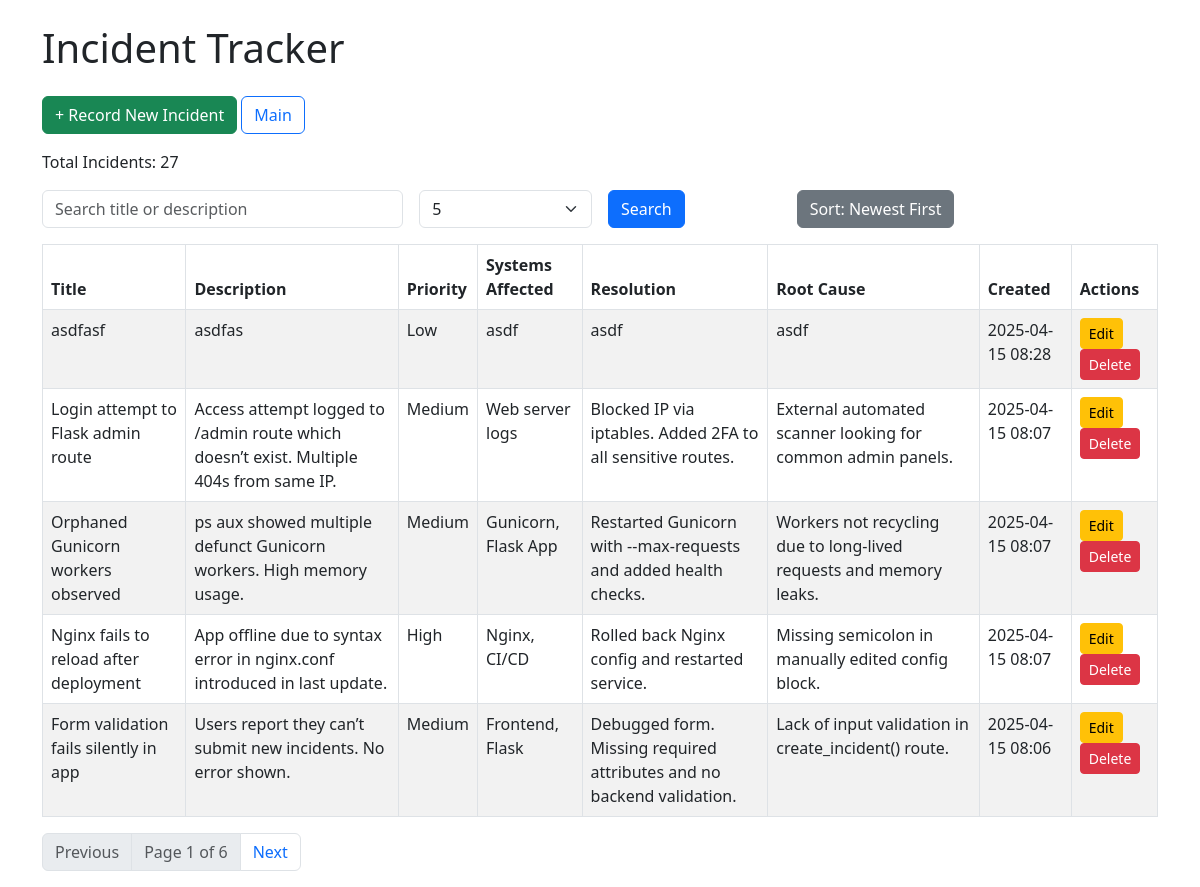
The app's page /, older data.
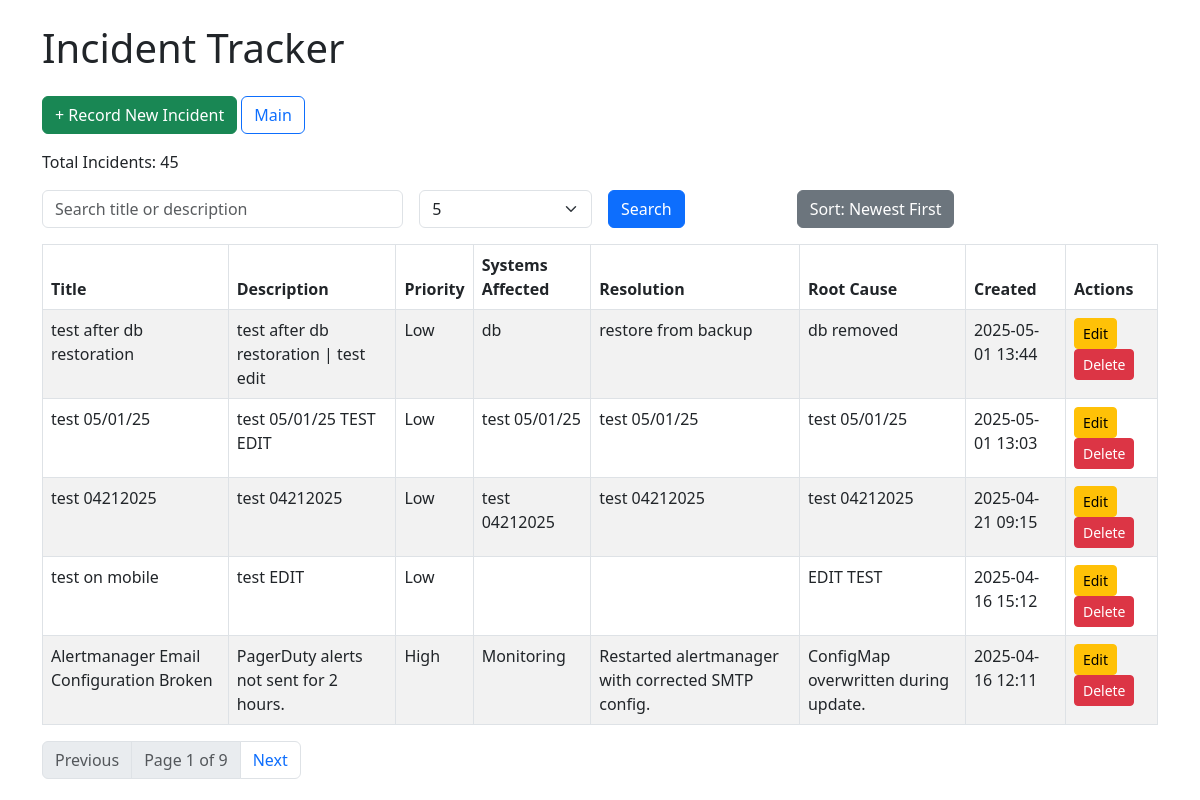
The same page, newer data.
### app.py (models this page shows)
class Incident(db.Model):
    id = db.Column(db.Integer, primary_key=True)
    title = db.Column(db.String(120), nullable=False)
    description = db.Column(db.Text, nullable=False)
    priority = db.Column(db.String(20), nullable=True)
    systems_affected = db.Column(db.String(200), nullable=True)
    resolution = db.Column(db.Text, nullable=True)
    root_cause = db.Column(db.Text, nullable=True)
    created_at = db.Column(db.DateTime, default=datetime.utcnow)
    updated_at = db.Column(db.DateTime, default=datetime.utcnow, onupdate=datetime.utcnow)

### app.py (the view, shortened to what this page needs)
@app.route('/', methods=['GET', 'POST'])
def index():
    error_message = None
    sort_order = request.args.get('sort_order', 'desc')
    search_query = request.args.get('search', '')
    per_page = request.args.get('per_page', 5, type=int)
    page = request.args.get('page', 1, type=int)
    if request.method == 'POST':
        return redirect(url_for('index'))
    query = Incident.query
    if sort_order == 'asc':
        query = query.order_by(Incident.created_at.asc())
    else:
        query = query.order_by(Incident.created_at.desc())
    incidents = query.paginate(page=page, per_page=per_page, error_out=False)
    total_incidents = Incident.query.count()
    return render_template(
        'index.html',
        incidents=incidents.items,
        pagination=incidents,
        error_message=error_message,
        sort_order=sort_order,
        search_query=search_query,
        per_page=per_page,
        total_incidents=total_incidents
    )

### templates/index.html (shortened to what this page needs)
<!DOCTYPE html>
<html lang="en">
<head>
    <link rel="stylesheet" href="https://cdn.jsdelivr.net/npm/bootstrap@5.3.0/dist/css/bootstrap.min.css">
</head>
<body>
<div class="container mt-4">
    <h1 class="mb-4">Incident Tracker</h1>
	<a href="{{ url_for('create_incident') }}" class="btn btn-success mb-3">+ Record New Incident</a>
	<a href="{{ url_for('index') }}" class="btn btn-outline-primary mb-3">Main</a>
    	<p>Total Incidents: {{ total_incidents }}</p>
    <form method="get" class="row g-3 mb-3">
        <div class="col-md-4">
            <input type="text" name="search" class="form-control" placeholder="Search title or description" value="{{ search_query }}">
        </div>
        <div class="col-md-2">
            <select name="per_page" class="form-select">
                <option value="5" {% if per_page == 5 %}selected{% endif %}>5</option>
            </select>
        </div>
        <div class="col-md-2">
            <button type="submit" class="btn btn-primary">Search</button>
        </div>
        <div class="col-md-2">
            <a href="{{ url_for('index', sort_order='asc' if sort_order == 'desc' else 'desc', search=search_query, per_page=per_page) }}" class="btn btn-secondary">
                Sort: {{ 'Oldest First' if sort_order == 'asc' else 'Newest First' }}
            </a>
        </div>
    </form>
    <table class="table table-striped table-bordered">
        <thead>
        <tr>
            <th>Title</th>
            <th>Description</th>
            <th>Priority</th>
            <th>Systems Affected</th>
            <th>Resolution</th>
            <th>Root Cause</th>
            <th>Created</th>
            <th>Actions</th>
        </tr>
        </thead>
        <tbody>
        {% for incident in incidents %}
            <tr>
                <td>{{ incident.title }}</td>
                <td>{{ incident.description }}</td>
                <td>{{ incident.priority }}</td>
                <td>{{ incident.systems_affected }}</td>
                <td>{{ incident.resolution }}</td>
                <td>{{ incident.root_cause }}</td>
                <td>{{ incident.created_at.strftime('%Y-%m-%d %H:%M') }}</td>
                <td>
                    <a href="{{ url_for('edit_incident', incident_id=incident.id) }}" class="btn btn-sm btn-warning">Edit</a>
                    <form action="{{ url_for('delete_incident', incident_id=incident.id) }}" method="post" style="display:inline-block;">
                        <button type="submit" class="btn btn-sm btn-danger" onclick="return confirm('Delete this incident?')">Delete</button>
                    </form>
                </td>
            </tr>
        {% endfor %}
        </tbody>
    </table>
    <nav>
        <ul class="pagination">
            {% if pagination.has_prev %}
                <li class="page-item">
                    <a class="page-link" href="{{ url_for('index', page=pagination.prev_num, sort_order=sort_order, search=search_query, per_page=per_page) }}">Previous</a>
                </li>
            {% else %}
                <li class="page-item disabled"><span class="page-link">Previous</span></li>
            {% endif %}
            <li class="page-item disabled"><span class="page-link">Page {{ pagination.page }} of {{ pagination.pages }}</span></li>
            {% if pagination.has_next %}
                <li class="page-item">
                    <a class="page-link" href="{{ url_for('index', page=pagination.next_num, sort_order=sort_order, search=search_query, per_page=per_page) }}">Next</a>
                </li>
            {% else %}
                <li class="page-item disabled"><span class="page-link">Next</span></li>
            {% endif %}
        </ul>
    </nav>
</div>
</body>
</html>

Row changes from the older to the newer data that the page shows:
removed Incident: title "asdfasf", description "asdfas", priority "Low", systems_affected "asdf", resolution "asdf", root_cause "asdf", created_at "2025-04-15 08:28"
no longer on this page (row unchanged): Incident: title "Login attempt to Flask admin route", description "Access attempt logged to /admin route which doesn’t exist. Multiple 404s from same IP.", priority "Medium", systems_affected "Web server logs", resolution "Blocked IP via iptables. Added 2FA to all sensitive routes.", root_cause "External automated scanner looking for common admin panels.", created_at "2025-04-15 08:07"
no longer on this page (row unchanged): Incident: title "Orphaned Gunicorn workers observed", description "ps aux showed multiple defunct Gunicorn workers. High memory usage.", priority "Medium", systems_affected "Gunicorn, Flask App", resolution "Restarted Gunicorn with --max-requests and added health checks.", root_cause "Workers not recycling due to long-lived requests and memory leaks.", created_at "2025-04-15 08:07"
no longer on this page (row unchanged): Incident: title "Nginx fails to reload after deployment", description "App offline due to syntax error in nginx.conf introduced in last update.", priority "High", systems_affected "Nginx, CI/CD", resolution "Rolled back Nginx config and restarted service.", root_cause "Missing semicolon in manually edited config block.", created_at "2025-04-15 08:07"
no longer on this page (row unchanged): Incident: title "Form validation fails silently in app", description "Users report they can’t submit new incidents. No error shown.", priority "Medium", systems_affected "Frontend, Flask", resolution "Debugged form. Missing required attributes and no backend validation.", root_cause "Lack of input validation in create_incident() route.", created_at "2025-04-15 08:06"
added Incident: title "test after db restoration", description "test after db restoration | test edit", priority "Low", systems_affected "db", resolution "restore from backup", root_cause "db removed", created_at "2025-05-01 13:44"
added Incident: title "test 05/01/25", description "test 05/01/25 TEST EDIT", priority "Low", systems_affected "test 05/01/25", resolution "test 05/01/25", root_cause "test 05/01/25", created_at "2025-05-01 13:03"
added Incident: title "test 04212025", description "test 04212025", priority "Low", systems_affected "test 04212025", resolution "test 04212025", root_cause "test 04212025", created_at "2025-04-21 09:15"
added Incident: title "test on mobile", description "test EDIT", priority "Low", root_cause "EDIT TEST", created_at "2025-04-16 15:12"
added Incident: title "Alertmanager Email Configuration Broken", description "PagerDuty alerts not sent for 2 hours.", priority "High", systems_affected "Monitoring", resolution "Restarted alertmanager with corrected SMTP config.", root_cause "ConfigMap overwritten during update.", created_at "2025-04-16 12:11"
Text that changed along with them:
{{ total_incidents }}: "27" → "45"
{{ pagination.pages }}: "6" → "9"
